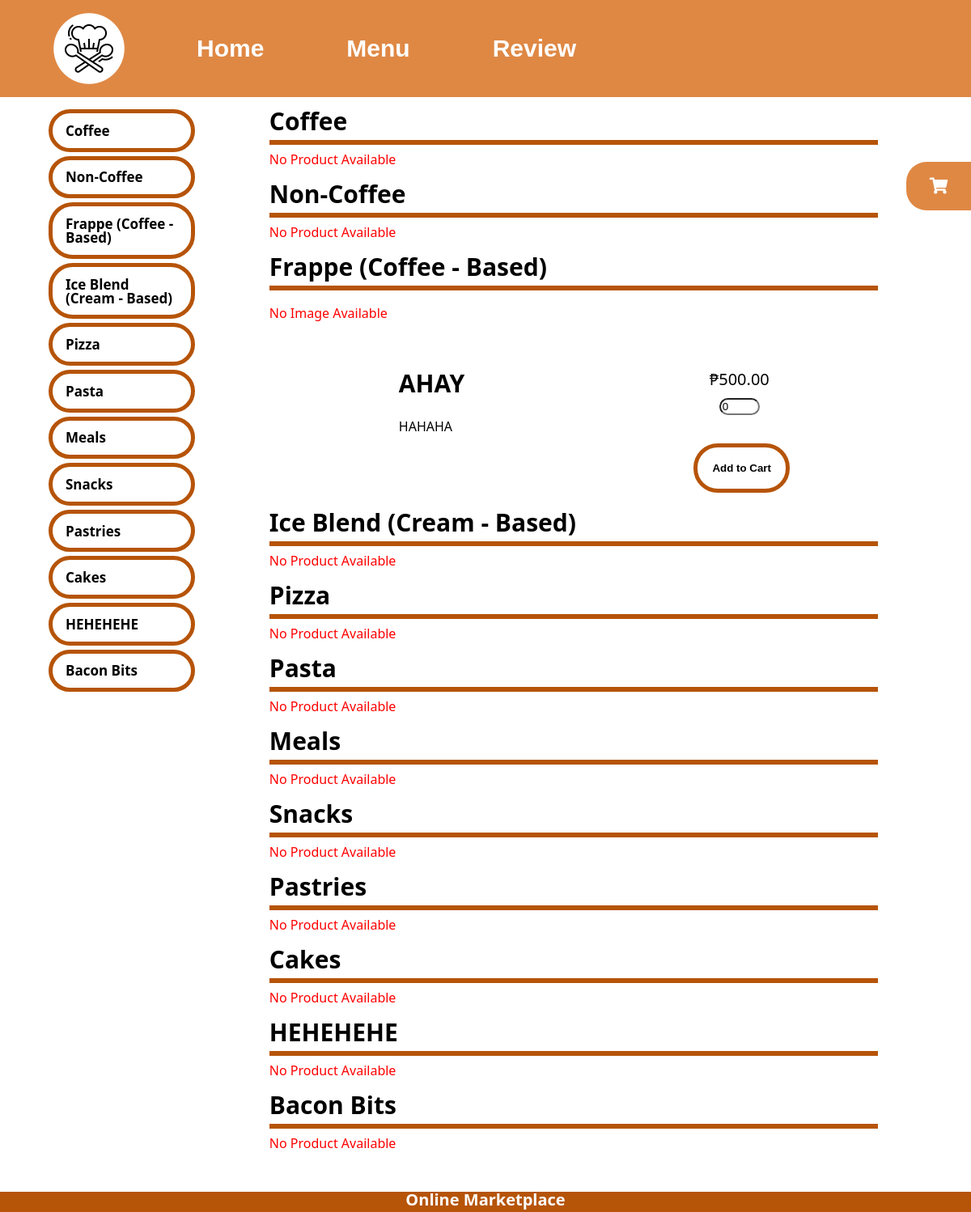
Page /menu.php on the committed database.
### tables this page shows
CREATE TABLE `tbl_category` (
  `id` int(10) UNSIGNED NOT NULL,
  `title` varchar(100) NOT NULL
);

CREATE TABLE `tbl_product` (
  `id` int(10) UNSIGNED NOT NULL,
  `title` varchar(100) NOT NULL,
  `description` varchar(225) NOT NULL,
  `price` decimal(10,2) NOT NULL,
  `image_name` varchar(255) NOT NULL,
  `category_id` int(11) UNSIGNED NOT NULL,
  `featured` varchar(10) NOT NULL,
  `active` text NOT NULL
);

### menu.php (the view, shortened to what this page needs)
<?php include('includes/constants.php'); ?>
<head>
    <link rel='stylesheet' href='https://cdnjs.cloudflare.com/ajax/libs/font-awesome/5.9.0/css/all.min.css' />
    <link rel="stylesheet" href="styles/menu.css">
</head>
<body>
    <?php include('includes/header.php'); ?>
    <div class="container">
        <main>
            <div class="menuSelection">
                <?php
                    $sql = "SELECT * FROM tbl_category ORDER BY tbl_category.id ASC";
                    $res = mysqli_query($conn, $sql);
                    $count = mysqli_num_rows($res);
                    if($count > 0){
                        while($row = mysqli_fetch_assoc($res)){
                            $category_id = $row['id'];
                            $category_title = $row['title'];
                ?>
                <div class="table-container">
                    <h1 class="productName" id="<?php echo $category_title;?>"><?php echo $category_title; ?></h1>
                    <?php
                        $sql2 = "SELECT * FROM tbl_product WHERE category_id = $category_id AND active = 'Yes'";
                        $res2 = mysqli_query($conn, $sql2);
                        $count2 = mysqli_num_rows($res2);
                        if($count2 > 0){
                        while($row2 = mysqli_fetch_assoc($res2)){
                            $image_name = $row2['image_name'];
                    ?>
                    <div>
                        <form class="product-container" method="POST" action = "<?php echo SITEURL; ?>menu.php?action=add&id=<?php echo $row2['id']; ?>" id="addtocart">
                            <div class="tableProduct" id= "<?php echo $row2['id']; ?>">
                                <?php
                                if($image_name == "")
                                echo "<div style='color:red;'>No Image Available</div>";
                                else{
                                ?>
                                <img class="productLogo" src="<?php echo SITEURL; ?>img/<?php echo $image_name;?>" >
                                <?php } ?>
                            </div>
                            <div class="product-name"><?php echo $row2['title']; ?></div>
                            <div class="product-description"><?php echo $row2['description']; ?></div>
                            <div class="product-price">₱<?php echo $row2['price']; ?></div>
                            <div class="product-quantity"><input type ="number" name="quantity" class = "form-control-numbers" value="0" min="1"/></div>
                            <div class="add-product">
                            <input type = "submit" name = "add_to_cart" value = "Add to Cart" class = 'cart-button'></input>
                            </div>
                        </form>
                    </div>
                    <?php
                            }
                        }
                        else {
                            echo "<div style='color:red;'>No Product Available</div>";
                        }
                    ?>
                </div>
                <?php
                    }
                }
                else {
                    echo "<div style='color:red;'>No Category Available</div>";
                    }
                ?>
            </div>
        </main>
        <div class="sidebarLeft">
            <div class="sideBarMenu">
                <ul>
					<?php
						$sql3 = "SELECT * FROM tbl_category ORDER BY tbl_category.id ASC";
						$res3 = mysqli_query($conn, $sql3);
						$count3 = mysqli_num_rows($res3);
						if($count3 > 0 ){
							while($row3 = mysqli_fetch_assoc($res3)){
								$category_title = $row3['title'];
								?>
								<a href="#<?php echo $category_title; ?>"><li class="sideBarOptions textColorWhite"><?php echo $category_title; ?></li></a>
								<?php
							}
						}
						else{
							echo "<div style='color:red;'>No Categories Available</div>";
						}
					?>
                </ul>
            </div>
        </div>
        <a href="order/cart.php">
            <div class="cart">
                <i class="fas fa-shopping-cart"></i>
            </div>
		</a>
        <footer>Online Marketplace</footer>
    </div>
</body>

### includes/header.php (shortened to what this page needs)
<Header>
    <nav>
        <div class="logo">
            <img class="logo" src="img/phplogo.png" alt="">
        </div>
        <ul class="links">
          <li><a href="<?php echo SITEURL; ?>">Home</a></li>
          <li><a href="<?php echo SITEURL; ?>menu.php">Menu</a></li>
          <li><a href="<?php echo SITEURL; ?>feedback.php">Review</a></li>
        </ul>
      </nav>
</Header>

### styles/menu.css (style rules this page uses)
html, body, div, span, object, iframe, h1, h2, h3, h4, h5, h6, p, blockquote, pre, abbr, address, cite, code, del, dfn, em, img, ins, kbd, q, samp, small, strong, sub, sup, var, b, i, dl, dt, dd, ol, ul, li, fieldset, form, label, legend, table, caption, tbody, tfoot, thead, tr, th, td, article, aside, canvas, details, figcaption, figure, footer, header, hgroup, menu, nav, section, summary, time, mark, audio, video { margin:0; padding:0; border:0; outline:0; font-size:100%; vertical-align:baseline; background:transparent; }
body { line-height:1; scroll-padding-top: calc(100% - 120px); }
article,aside,details,figcaption,figure, footer,header,hgroup,menu,nav,section { display:block; }
nav ul { list-style:none; }
a { margin:0; padding:0; font-size:100%; vertical-align:baseline; background:transparent; }
input, select { vertical-align:middle; }
* { text-decoration: none !important; scroll-behavior: smooth; }
body { font-family: 'Segoe UI', Tahoma, Geneva, Verdana, sans-serif; }
.container { display: grid; height: max-content; grid-template-columns: .8fr 2fr .2fr; grid-template-rows:1fr 1fr max-content; grid-template-areas: "sidebarLeft main sidebarRight" "sidebarLeft main sidebarRight" "footer footer footer"; grid-gap: 2rem; position: relative; }
header { grid-area: nav; background-color: #E8E8E8; }
main { grid-area: main; margin-top: 35px; }
.container { position: relative; margin-top: 100px; }
nav { position: fixed; z-index: 10; left: 0; right: 0; top: 0; font-family: 'Montserrat', sans-serif; padding: 10px 5%; height: 100px; background-color: #df8844; }
nav .logo { float: left; width: 100px; height: 100%; margin-right: 2rem; display: flex; align-items: center; color: #979797; }
nav .links { float: left; padding: 0; margin: 0; width: 60%; height: 100%; display: flex; align-items: center; }
nav .links li { list-style: none; }
nav .links a { display: block; padding: 1.7em; font-size: 30px; font-weight: 700; color: #FFFFFF; text-decoration: none; }
.sidebarLeft { grid-area: sidebarLeft; }
.sideBarMenu { position: sticky; top: 140px; padding: 0 60px; font-weight: 600; font-size: 17px; }
.sideBarMenu ul { list-style-type: none; }
.sideBarMenu ul a li { color: black; }
.sideBarOptions { vertical-align: middle; padding: .8rem 1rem; margin: 15px 5px; background-color: #FFFFFF; outline-style: solid; outline-color: #b65408; outline-width: 5px; border-radius: 25px; }
.productName { font-size: 30px ; font-weight: 700; padding-bottom: 8px; border-bottom: 6px solid; border-color: #b65408; margin-bottom: 10px; color: black; }
.form-control-numbers { width: 50px; border-radius: 25px; }
.cart-button { background-color: white; padding: 18px; border-radius: 25px; border: none; font-weight: 600; outline-style: solid; outline-color: #b65408; outline-width: 5px; color: black; cursor: pointer; }
.cart { position: fixed; background: #df8844; top: 200px; right: 0; color: #ffffff; cursor: pointer; border-radius: 25px 0 0 25px; width: 80px; height: 60px; text-align: center; }
.cart span, .cart i { line-height: 60px; margin: auto 0; font-size: 20px; }
.table-container { margin-bottom: 20px; }
.product-container { margin: 20px 0; display: grid; height: max-content; grid-template-columns: 150px .7fr 1fr; grid-template-rows:80px 1fr 1fr; grid-template-areas: "tableProduct product-name product-price" "tableProduct product-description product-quantity" "tableProduct . add-product"; position: relative; grid-gap: 10px; }
.tableProduct { display: grid; grid-area: tableProduct; width: 150px; }
.product-name { display: grid; grid-area:product-name; margin: 80px 0; font-size: 30px; font-weight: 600; }
.product-description { display: grid; grid-area: product-description; margin: auto 0; margin-top: 50px; }
.product-price { display: grid; grid-area: product-price; margin: 80px auto; font-size: 20px; font-weight: 500; }
.product-quantity { display: grid; grid-area: product-quantity; margin: auto; }
.add-product { display: grid; grid-area: add-product; margin: auto; width: 30%; }
footer { grid-area: footer; left: 0; bottom: 0; width: 100%; height: 25px; font-size: 20px; font-weight: 700; background: #b65408; text-align: center; color: white; }

### rows in the picture
tbl_category: title "Coffee", shows "No Product Available"
tbl_category: title "Non-Coffee", shows "No Product Available"
tbl_category: title "Frappe (Coffee - Based)"
tbl_product: image_name "No Image Available", title "AHAY", description "HAHAHA", price "500.00"
tbl_category: title "Ice Blend (Cream - Based)", shows "No Product Available"
tbl_category: title "Pizza", shows "No Product Available"
tbl_category: title "Pasta", shows "No Product Available"
tbl_category: title "Meals", shows "No Product Available"
tbl_category: title "Snacks", shows "No Product Available"
tbl_category: title "Pastries", shows "No Product Available"
tbl_category: title "Cakes", shows "No Product Available"
tbl_category: title "HEHEHEHE", shows "No Product Available"
tbl_category: title "Bacon Bits", shows "No Product Available"
